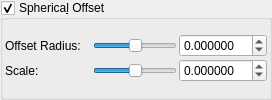
    <widget class="MyGroupBox" name="groupCheck_transf_function_enabledAx_false">
     <property name="toolTip">
      <string/>
     </property>
     <property name="title">
      <string>Spherica&amp;l Offset</string>
     </property>
     <property name="checkable">
      <bool>true</bool>
     </property>
     <layout class="QVBoxLayout" name="verticalLayout_50">
      <property name="spacing">
       <number>2</number>
      </property>
      <property name="leftMargin">
       <number>2</number>
      </property>
      <property name="topMargin">
       <number>2</number>
      </property>
      <property name="rightMargin">
       <number>2</number>
      </property>
      <property name="bottomMargin">
       <number>2</number>
      </property>
      <item>
       <layout class="QGridLayout" name="gridLayout_24">
        <property name="spacing">
         <number>2</number>
        </property>
        <item row="0" column="1">
         <widget class="QSlider" name="slider_transf_offset">
          <property name="sizePolicy">
           <sizepolicy hsizetype="Expanding" vsizetype="Maximum">
            <horstretch>0</horstretch>
            <verstretch>0</verstretch>
           </sizepolicy>
          </property>
          <property name="minimum">
           <number>-5000000</number>
          </property>
          <property name="maximum">
           <number>5000000</number>
          </property>
          <property name="orientation">
           <enum>Qt::Horizontal</enum>
          </property>
         </widget>
        </item>
        <item row="1" column="1">
         <widget class="QSlider" name="slider_transf_scale">
          <property name="sizePolicy">
           <sizepolicy hsizetype="Expanding" vsizetype="Maximum">
            <horstretch>0</horstretch>
            <verstretch>0</verstretch>
           </sizepolicy>
          </property>
          <property name="minimum">
           <number>-5000000</number>
          </property>
          <property name="maximum">
           <number>5000000</number>
          </property>
          <property name="orientation">
           <enum>Qt::Horizontal</enum>
          </property>
         </widget>
        </item>
        <item row="0" column="0">
         <widget class="QLabel" name="label_132">
          <property name="text">
           <string>Offset Radius:   </string>
          </property>
         </widget>
        </item>
        <item row="1" column="2">
         <widget class="MyDoubleSpinBox" name="spinbox_transf_scale">
          <property name="sizePolicy">
           <sizepolicy hsizetype="Minimum" vsizetype="Maximum">
            <horstretch>0</horstretch>
            <verstretch>0</verstretch>
           </sizepolicy>
          </property>
          <property name="decimals">
           <number>6</number>
          </property>
          <property name="minimum">
           <double>-99.989999999999995</double>
          </property>
          <property name="maximum">
           <double>99.989999999999995</double>
          </property>
          <property name="singleStep">
           <double>0.100000000000000</double>
          </property>
         </widget>
        </item>
        <item row="0" column="2">
         <widget class="MyDoubleSpinBox" name="spinbox_transf_offset">
          <property name="sizePolicy">
           <sizepolicy hsizetype="Minimum" vsizetype="Maximum">
            <horstretch>0</horstretch>
            <verstretch>0</verstretch>
           </sizepolicy>
          </property>
          <property name="prefix">
           <string/>
          </property>
          <property name="decimals">
           <number>6</number>
          </property>
          <property name="minimum">
           <double>-99.989999999999995</double>
          </property>
          <property name="singleStep">
           <double>0.100000000000000</double>
          </property>
         </widget>
        </item>
        <item row="1" column="0">
         <widget class="QLabel" name="label_128">
          <property name="text">
           <string>Scale:</string>
          </property>
         </widget>
        </item>
       </layout>
      </item>
     </layout>
    </widget>
